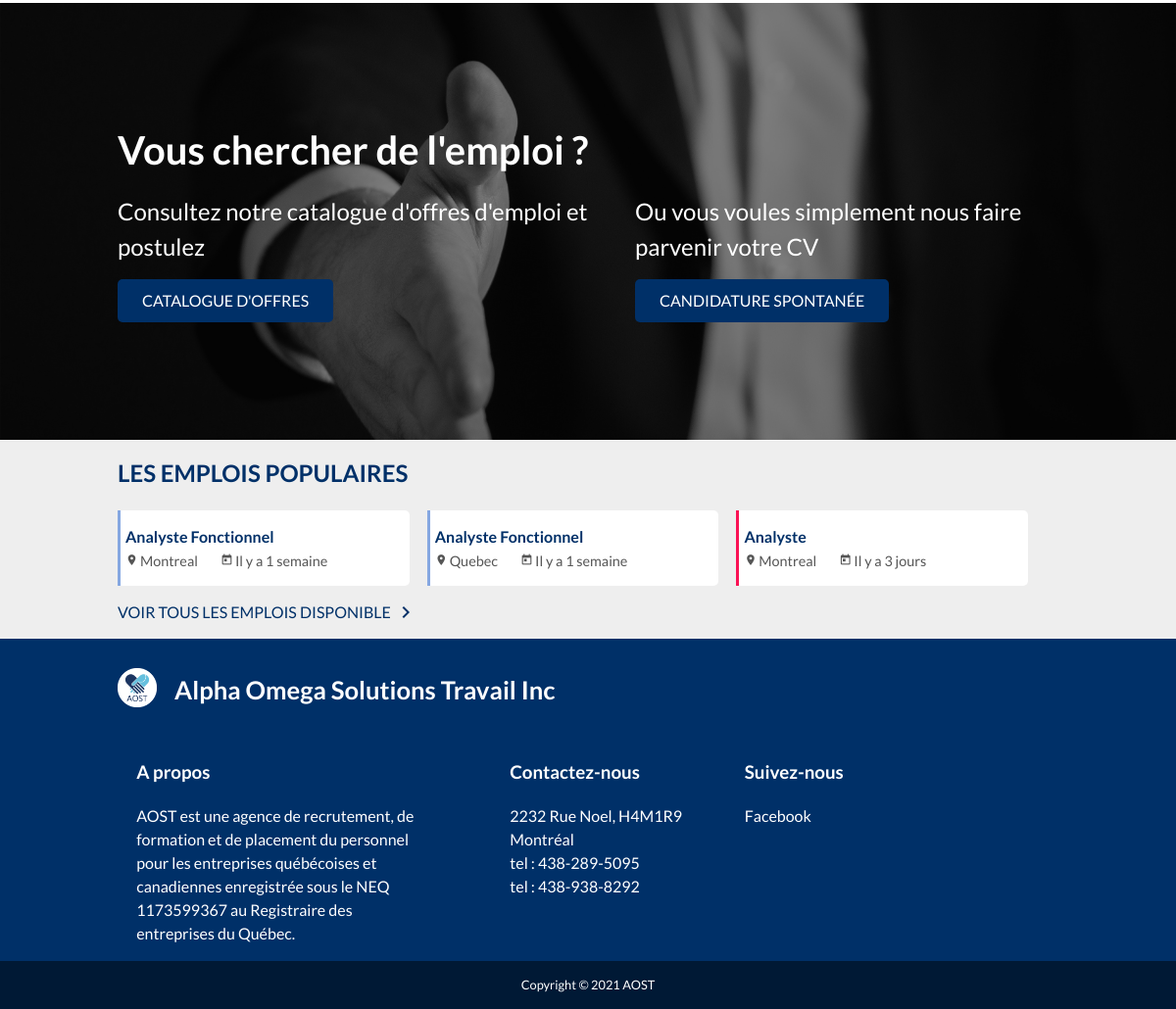
Before: / (lower part) with the older database file.
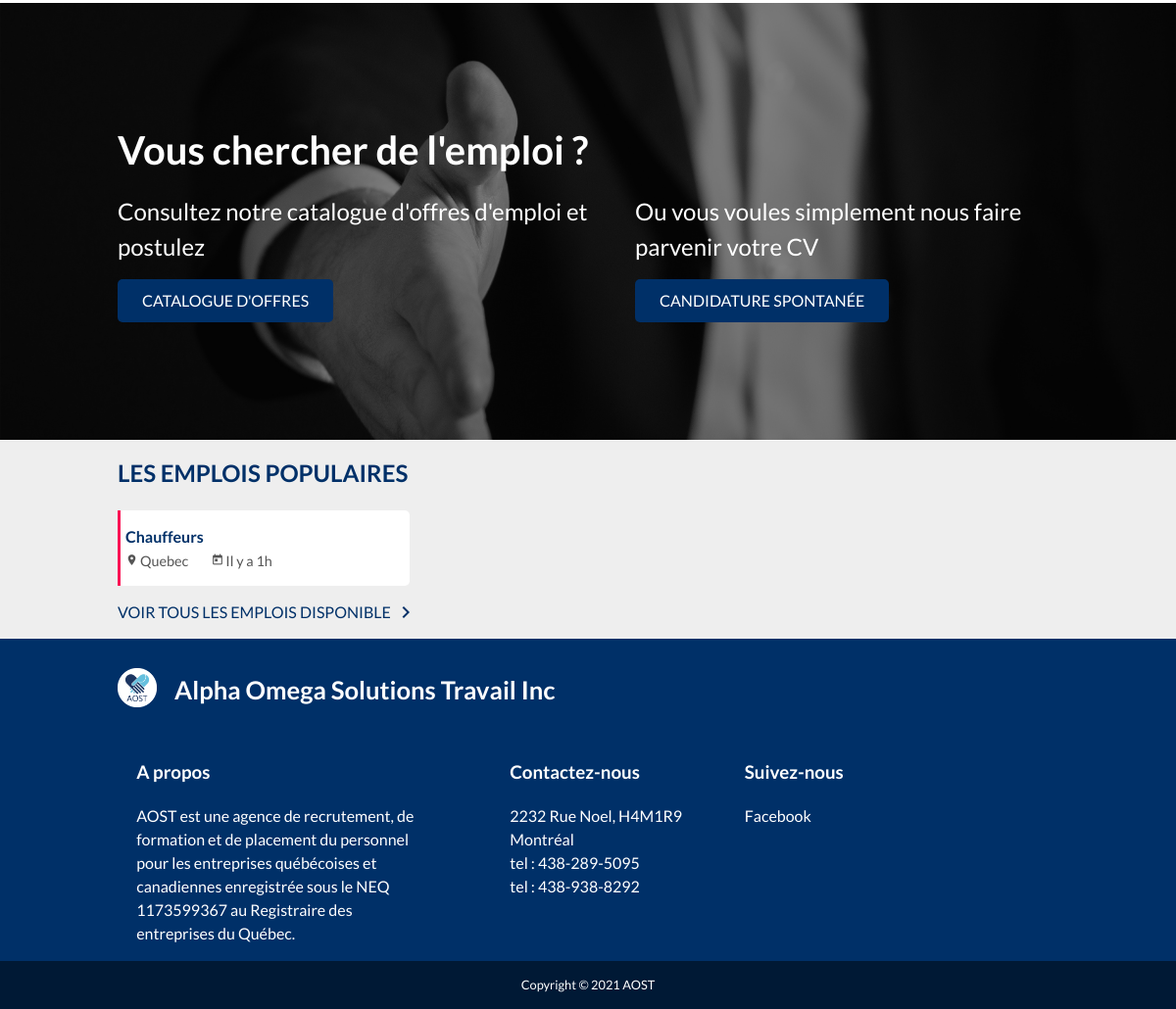
After: the same page with the newer database file.
### tables this page shows
CREATE TABLE IF NOT EXISTS `offers` (
  `id` bigint(20) NOT NULL AUTO_INCREMENT,
  `id_admin` bigint(20) NOT NULL,
  `id_subdomain` bigint(20) NOT NULL,
  `id_city` bigint(20) NOT NULL,
  `compagny` varchar(100) NOT NULL,
  `description` longtext COMMENT 'Description globale de la demande',
  `missions` longtext COMMENT 'description détaillée (par mission) de la demande',
  `skill` longtext COMMENT 'compétences requises du postulant',
  `candidate_profile` longtext COMMENT 'Informations requises du postulant (age, annee d''experience, caractere etc...)',
  `cv` int(1) NOT NULL DEFAULT '0' COMMENT 'vaudra 1 si un CV est requit pour postuler',
  `motivation` int(1) NOT NULL DEFAULT '0' COMMENT 'Vaudra 1 si une lettre de motivation est requise pour postuler',
  `deleted` int(2) NOT NULL DEFAULT '0' COMMENT 'Vaudra 1 si supprimé par un admin (restera présente dans un onglet archives ou corbeille)',
  `expired` int(2) NOT NULL DEFAULT '0' COMMENT 'vaudra 1 si déjà expiré',
  `deadline` datetime NOT NULL COMMENT 'Date limite',
  `added_at` datetime NOT NULL DEFAULT CURRENT_TIMESTAMP,
  PRIMARY KEY (`id`),
  KEY `fk_city` (`id_city`),
  KEY `fk_subdomain` (`id_subdomain`),
  KEY `fk_admin` (`id_admin`)
);

CREATE TABLE IF NOT EXISTS `subdomains` (
  `id` bigint(20) NOT NULL AUTO_INCREMENT,
  `id_admin` bigint(20) NOT NULL,
  `id_domain` bigint(20) NOT NULL,
  `name` varchar(200) NOT NULL,
  `color` varchar(100) NOT NULL,
  `image` varchar(255) NOT NULL,
  `added_at` datetime NOT NULL DEFAULT CURRENT_TIMESTAMP,
  PRIMARY KEY (`id`),
  KEY `id_domain` (`id_domain`),
  KEY `fk_admin` (`id_admin`)
);

CREATE TABLE IF NOT EXISTS `city` (
  `id` bigint(20) NOT NULL AUTO_INCREMENT,
  `name` varchar(150) NOT NULL,
  `added_at` datetime NOT NULL DEFAULT CURRENT_TIMESTAMP,
  PRIMARY KEY (`id`)
);

### home/index.php (called while the page is built)
<?php include($_SERVER["DOCUMENT_ROOT"]."/aost/outils/php/redirection.php");
	redirection("Alpha Omega Solutions Travail", _APP_PATH."home/home.php", "home", "", _ROOT_PATH."home/home.css", _ROOT_PATH."home/home.js");
?>

### index.php (called while the page is built)
<?php
    include($_SERVER["DOCUMENT_ROOT"]."/aost/home/index.php");
?>

### class/Offer.class.php (called while the page is built, shortened)
<?php
class Offer
{
    private $_id;
    private $_added_at;
    public function __construct(array $data){
        foreach ($data as $key => $value) {
            $method='set'.ucfirst($key);
        }
    }
    public function setId($id){
        $this->_id=intval($id);
    }
    public function getId(){
        return $this->_id;
    }
    public function setAdded_at($added_at){
        $this->_added_at=strval($added_at);
    }
    public function getAdded_at(){
        return $this->_added_at;
    }
public function getOffers() {
    include(_APP_PATH."bd/server-connect.php");
    $query=$db->prepare("SELECT * FROM offers ORDER BY id ASC");
    $offers=[];
    if($query->execute()){
        while($data=$query->fetch()){
            $offers[]=new Offer($data);
        }
        return $offers;
    }else{
        return false;
    }
}
}
?>

### class/Subdomain.class.php (called while the page is built, shortened)
<?php
class Subdomain
{
 private $_name;
 public function __construct(array $data){
    foreach ($data as $key => $value) {
       $method='set'.ucfirst($key);
  }
}
public function setName($name){
 $this->_name=htmlentities(strval($name));
}
public function getName(){
    return $this->_name;
}
public function getSubdomain($id){
    include(_APP_PATH."bd/server-connect.php");
    $id=intval($id);
    $query=$db->prepare("SELECT * FROM subdomains WHERE id=?");
    $query->bindParam(1,$id);
    if($query->execute() && $query->rowCount()==1){
      $data=$query->fetch();
      return (new Subdomain($data));
  }else{
      return false;
  }
}
}
?>

### class/Domain.class.php (called while the page is built, shortened)
<?php
class domain
{
    private $_color;
    public function __construct(array $data){
        foreach ($data as $key => $value) {
            $method='set'.ucfirst($key);
        }
    }
    public function setColor($color){
        $this->_color=htmlentities(strval($color));
    }
    public function getColor(){
        return $this->_color;
    }
public function getDomain($id){
    include(_APP_PATH."bd/server-connect.php");
    $id=intval($id);
    $query=$db->prepare("SELECT * FROM domains WHERE id=?");
    $query->bindParam(1,$id);
    if($query->execute() && $query->rowCount()==1){
        $data=$query->fetch();
        return (new Domain($data));
    }else{
        return false;
    }
}
}
?>

### class/City.class.php (called while the page is built, shortened)
<?php
class City
{
    private $_name;
    public function __construct(array $data){
        foreach ($data as $key => $value) {
            $method='set'.ucfirst($key);
        }
    }
    public function setName($name){
        $this->_name=htmlentities(strval($name));
    }
    public function getName(){
        return $this->_name;
    }
public function getCity($id){
    include(_APP_PATH."bd/server-connect.php");
    $id=intval($id);
    $query=$db->prepare("SELECT * FROM city WHERE id=?");
    $query->bindParam(1,$id);
    if($query->execute() && $query->rowCount()==1){
        $data=$query->fetch();
        return (new City($data));
    }else{
        return false;
    }
}
}
?>

### outils/php/functions.php (called while the page is built, shortened)
<?php
$tab_month=array("Janvier","Février","Mars","Avril","Mai","Juin","Juillet","Aougt","Septembre","Octobre","Novembre","Décembre");
function get_elapsed_time($datetime){
	global $tab_month;
	$date_convert_in_seconde = strtotime($datetime);
	if(date('Ymd', $date_convert_in_seconde) == date('Ymd')){
		$diff = time()-$date_convert_in_seconde;
		if($diff < 60){
			return "Il y a ".$diff." secondes";
		}else if($diff < 3600){
			return "Il y a ".floor($diff/60)." min";
		}else if($diff < 86400){
			return "Il y a ".floor($diff/3600)."h";
		}
	}else if(date('Ymd', $date_convert_in_seconde) == date('Ymd', strtotime('- 1 DAY'))){
		return "Hier";
	}else if(date('Ymd', $date_convert_in_seconde) == date('Ymd', strtotime('- 2 DAY'))){
		return "Il y a 2 jours";
	}else if(date('Ymd', $date_convert_in_seconde) == date('Ymd', strtotime('- 3 DAY'))){
		return "Il y a 3 jours";
	}else if(date('Ymd', $date_convert_in_seconde) == date('Ymd', strtotime('- 4 DAY'))){
		return "Il y a 4 jours";
	}else if(date('Ymd', $date_convert_in_seconde) == date('Ymd', strtotime('- 5 DAY'))){
		return "Il y a 5 jours";
	}else if(date('Ymd', $date_convert_in_seconde) == date('Ymd', strtotime('- 6 DAY'))){
		return "Il y a 6 jours";
	}else if(date('YW', $date_convert_in_seconde) == date('YW', strtotime('- 1 WEEK'))){
		return "Il y a 1 semaine";
	}else if(date('YW', $date_convert_in_seconde) == date('YW', strtotime('- 2 WEEK'))){
		return "Il y a 2 semaines";
	}else if(date('YW', $date_convert_in_seconde) == date('YW', strtotime('- 3 WEEK'))){
		return "Il y a 3 semaines";
	}else if(date('YW', $date_convert_in_seconde) == date('YW', strtotime('- 4 WEEK'))){
		return "Il y a 4 semaines";
	}else if(date('Ym', $date_convert_in_seconde) == date('Ym', strtotime('- 1 MONTH'))){
		return "Il y a 1 mois";
	}else if(date('Ym', $date_convert_in_seconde) == date('Ym', strtotime('- 2 MONTH'))){
		return "Il y a 2 mois";
	}else if(date('Ym', $date_convert_in_seconde) == date('Ym', strtotime('- 3 MONTH'))){
		return "Il y a 3 mois";
	}else if(date('Ym', $date_convert_in_seconde) == date('Ym', strtotime('- 4 MONTH'))){
		return "Il y a 4 mois";
	}else if(date('Ym', $date_convert_in_seconde) == date('Ym', strtotime('- 5 MONTH'))){
		return "Il y a 5 mois";
	}else if(date('Ym', $date_convert_in_seconde) == date('Ym', strtotime('- 6 MONTH'))){
		return "Il y a 6 mois";
	}else if(date('Ym', $date_convert_in_seconde) == date('Ym', strtotime('- 7 MONTH'))){
		return "Il y a 7 mois";
	}else if(date('Ym', $date_convert_in_seconde) == date('Ym', strtotime('- 8 MONTH'))){
		return "Il y a 8 mois";
	}else if(date('Ym', $date_convert_in_seconde) == date('Ym', strtotime('- 9 MONTH'))){
		return "Il y a 9 mois";
	}else if(date('Ym', $date_convert_in_seconde) == date('Ym', strtotime('- 10 MONTH'))){
		return "Il y a 10 mois";
	}else if(date('Ym', $date_convert_in_seconde) == date('Ym', strtotime('- 11 MONTH'))){
		return "Il y a 11 mois";
	}else if(date('Y', $date_convert_in_seconde) == date('Y', strtotime('- 1 YEAR'))){
		return "Il y a 1 an";
	}else if(date('Y', $date_convert_in_seconde) == date('Y', strtotime('- 2 YEAR'))){
		return "Il y a 2 ans";
	}else if(date('Y', $date_convert_in_seconde) == date('Y', strtotime('- 3 YEAR'))){
		return "Il y a 3 ans";
	}else if(date('Y', $date_convert_in_seconde) == date('Y', strtotime('- 4 YEAR'))){
		return "Il y a 4 ans";
	}else if(date('Y', $date_convert_in_seconde) == date('Y', strtotime('- 5 YEAR'))){
		return "Il y a 5 ans";
	}else if(date('Y', $date_convert_in_seconde) == date('Y', strtotime('- 6 YEAR'))){
		return "Il y a 6 ans";
	}else if(date('Y', $date_convert_in_seconde) == date('Y', strtotime('- 7 YEAR'))){
		return "Il y a 7 ans";
	}else if(date('Y', $date_convert_in_seconde) == date('Y', strtotime('- 8 YEAR'))){
		return "Il y a 8 ans";
	}else if(date('Y', $date_convert_in_seconde) == date('Y', strtotime('- 9 YEAR'))){
		return "Il y a 9 ans";
	}else if(date('Y', $date_convert_in_seconde) == date('Y', strtotime('- 10 YEAR'))){
		return "Il y a 10 ans";
	}else if(date('Y', $date_convert_in_seconde) == date('Y', strtotime('- 11 YEAR'))){
		return "Il y a 11 ans";
	}else if(date('Y', $date_convert_in_seconde) == date('Y', strtotime('- 12 YEAR'))){
		return "Il y a 12 ans";
	}else if(date('Y', $date_convert_in_seconde) == date('Y', strtotime('- 13 YEAR'))){
		return "Il y a 13 ans";
	}else if(date('Y', $date_convert_in_seconde) == date('Y', strtotime('- 14 YEAR'))){
		return "Il y a 14 ans";
	}else if(date('Y', $date_convert_in_seconde) == date('Y', strtotime('- 15 YEAR'))){
		return "Il y a 15 ans";
	}else if(date('Y', $date_convert_in_seconde) == date('Y', strtotime('- 16 YEAR'))){
		return "Il y a 16 ans";
	}else if(date('Y', $date_convert_in_seconde) == date('Y', strtotime('- 17 YEAR'))){
		return "Il y a 17 ans";
	}else if(date('Y', $date_convert_in_seconde) == date('Y', strtotime('- 18 YEAR'))){
		return "Il y a 18 ans";
	}else if(date('Y', $date_convert_in_seconde) == date('Y', strtotime('- 19 YEAR'))){
		return "Il y a 19 ans";
	}else if(date('Y', $date_convert_in_seconde) == date('Y', strtotime('- 20 YEAR'))){
		return "Il y a 20 ans";
	}else if(date('Y', $date_convert_in_seconde) < date('Y', strtotime('- 20 YEAR'))){
		return "Il y a plus de 20 ans";
	}else{
		$mois=date('m',$date_convert_in_seconde);
		$mois=$tab_month[$mois-1];
		return 'depuis le '.date('d', $date_convert_in_seconde)." ".$mois;
	}
}
?>

### home/home.php (the view, shortened to what the changed rows need)
<div class="offers-container">
  <div class="offset-10-laptop emplois-populaires">
    <h2 class="margin-top-none">Les emplois populaires</h2>
    <div class="emplois-populaires-container">
      <?php
      $offers = $offer->getOffers();
      foreach ($offers as $offer) {
        $city = $city->getCity($offer->getId_city());
        $subdomain = $subdomain->getSubdomain($offer->getId_subdomain());
        $domain = $domain->getDomain($subdomain->getId_domain());
        $domainColor = $domain->getColor()==""? "66BFDE" : $domain -> getColor();
        ?>
        <a href="<?php echo _ROOT_PATH."job/offers/a/".str_replace(" ", "-",$subdomain->getName())."/".$offer->getId()."/" ?>" class="ep-block" style="border-left : 3px solid #<?php echo $domainColor; ?>">
          <div class="ep-text">
            <span class="ep-title"><?php echo $subdomain->getName(); ?></span>
            <span class="ep-city"><i class="material-icons vertical-align-bottom">location_on</i><?php echo $city->getName(); ?></span>
            <span class="ep-added_at"><i class="material-icons vertical-align-bottom"> today </i><?php echo get_elapsed_time($offer->getAdded_at()); ?></span>
          </div>
        </a>
      <?php } ?>
    </div>
  </div>
</div>

Changed rows visible on the page:
removed offers: id_subdomain.name "Analyste Fonctionnel", id_city.name "Montreal", added_at "Il y a 1 semaine"
removed offers: id_subdomain.name "Analyste Fonctionnel", id_city.name "Quebec", added_at "Il y a 1 semaine"
removed offers: id_subdomain.name "Analyste", id_city.name "Montreal", added_at "Il y a 3 jours"
added offers: id_subdomain.name "Chauffeurs", id_city.name "Quebec", added_at "Il y a 1h"
